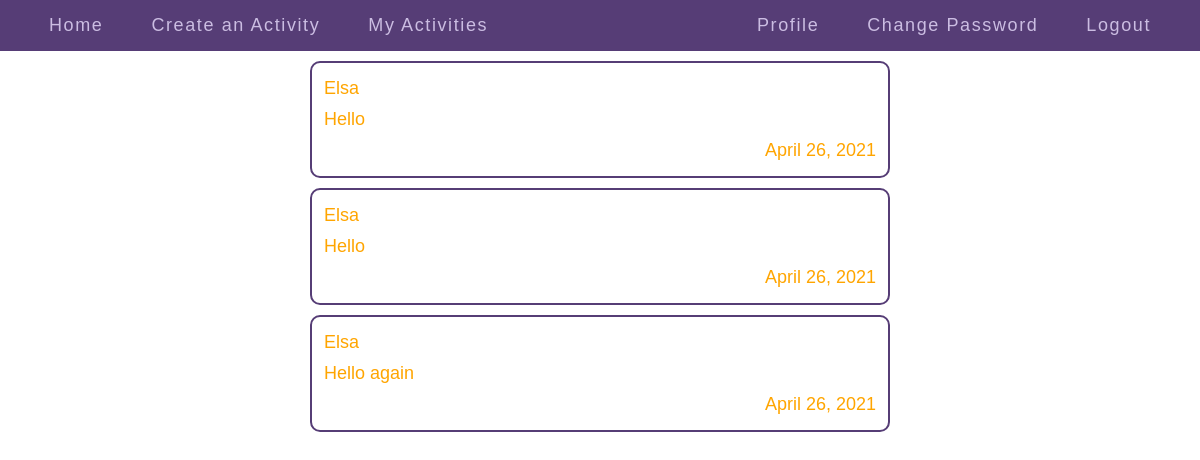
Page /my-activities/ (signed in) on the earlier database version.
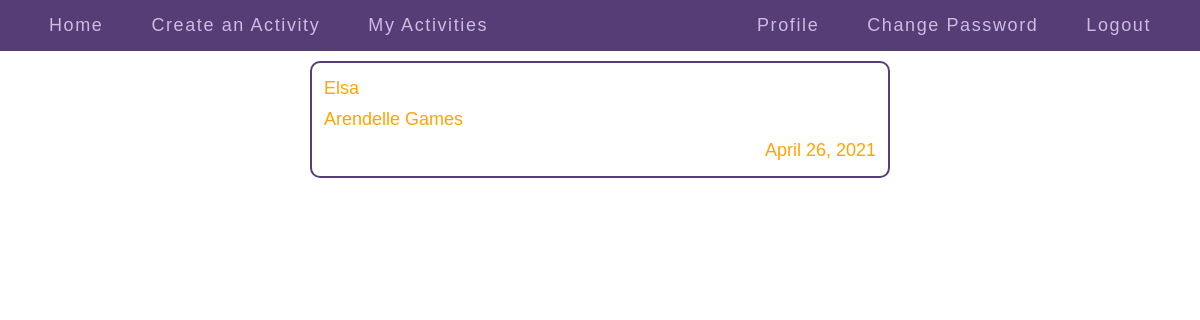
Same page on the later database version.
### meet/models.py (models this page shows, shortened)
class Activity(models.Model):
    user = models.ForeignKey(User, on_delete=models.CASCADE, related_name="activities")
    title = models.CharField(max_length=128)
    description = models.TextField()
    time = models.DateTimeField(default=timezone.now)

### meet/views.py (the view)
# urls.py: path("my-activities/", views.myactivities, name="my_activities"),
@login_required(login_url='/')
def myactivities(request):
    activities = Activity.objects.filter(user=request.user)
    return render(request, "meet/myactivities.html", {
    "activities": activities
    })

### meet/templates/meet/myactivities.html
{% extends "meet/layout.html" %}
{% block body %}
  <div class="index_page">
    {% for activity in activities %}
      <div class="indexpage_activity">
        <div>
          {{ activity.user.username }}
        </div>
        <div>
          {{ activity.title }}
        </div>
        <div class="indexpage_posted_on">
          {{ activity.time|date:"F d, Y" }}
        </div>
      </div>
    {% endfor %}
  </div>
{% endblock %}

Differences in the rows shown:
removed Activity: user.username "Elsa", title "Hello", time "April 26, 2021"
removed Activity: user.username "Elsa", title "Hello", time "April 26, 2021"
removed Activity: user.username "Elsa", title "Hello again", time "April 26, 2021"
added Activity: user.username "Elsa", title "Arendelle Games", time "April 26, 2021"
